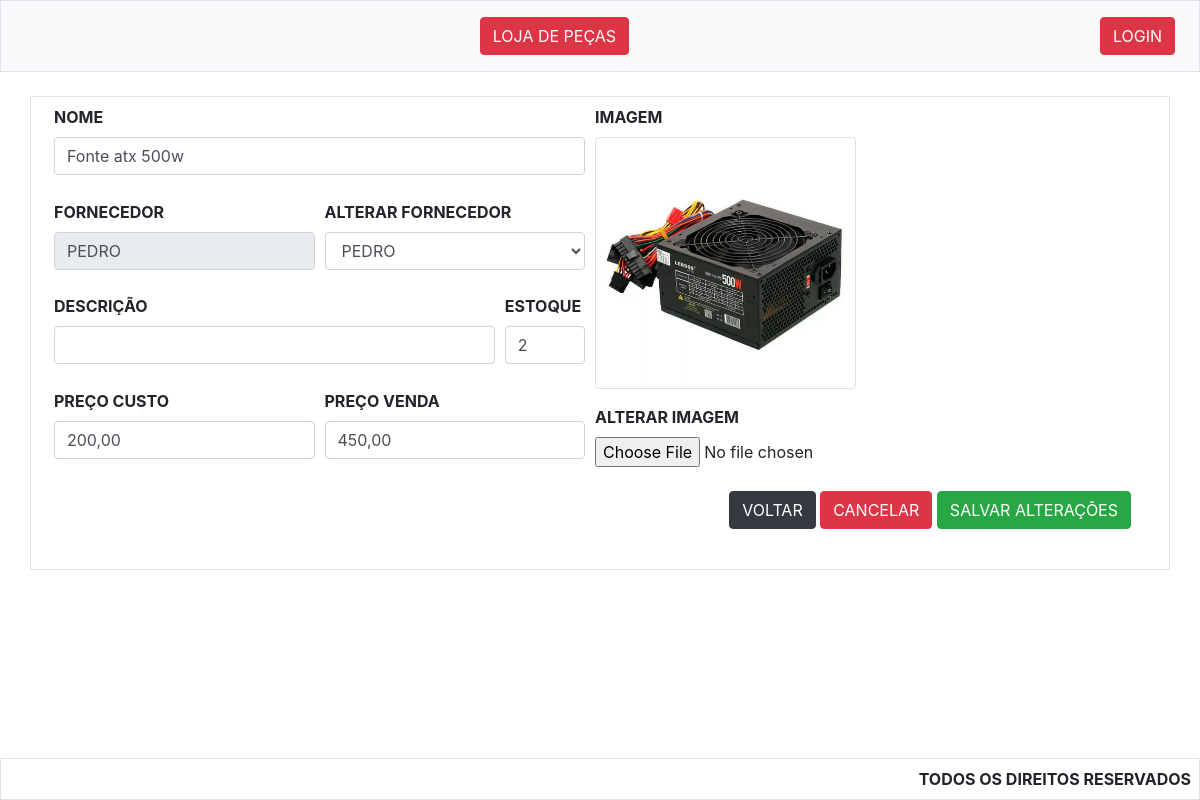
The app's page /piece.php?piece=22 with its own data.
### tables this page shows
CREATE TABLE `table_peca` (
  `id_peca` int(11) NOT NULL,
  `id_fornecedor` int(11) NOT NULL,
  `nome_peca` varchar(255) NOT NULL,
  `descricao` varchar(255) DEFAULT NULL,
  `custo` decimal(10,2) NOT NULL,
  `preco` decimal(10,2) NOT NULL,
  `status` char(1) NOT NULL,
  `_codigo` varchar(255) DEFAULT NULL,
  `estoque` int(11) NOT NULL
);

CREATE TABLE `table_fornecedor` (
  `id_fornecedor` int(11) NOT NULL,
  `nome_fornecedor` varchar(255) NOT NULL
);

### config/_db.php (called while the page is built)
<?php
class Db
{
    protected static $connect = null;
    public static function init()
    {
        try {
            if (self::$connect == null) {
                self::$connect = new PDO(
                    "mysql:host=localhost;dbname=mathwork;",
                    "root",
                    "",
                    array(
                        PDO::MYSQL_ATTR_INIT_COMMAND => "SET NAMES utf8"
                    )
                );
            }
            return self::$connect;
        } catch (Exception $e) {
            die($e->getMessage());
        }
    }
}

### src/piece.php (the view, shortened to what this page needs)
<?php include_once("../include/_header.php"); ?>
<div class="container border p-2 mb-5">
    <div class="container">
        <div class="form-row">
            <div class="form-group col-md-12">
                <form id="form_put_peca">
                    <div class="form-row">
                        <div class="form-row col-md-6">
                            <?php $peca = Db::init()
                                ->query("SELECT table_peca.*, table_fornecedor.nome_fornecedor, table_fornecedor.id_fornecedor FROM table_peca
                                                INNER JOIN table_fornecedor ON table_fornecedor.id_fornecedor = table_peca.id_fornecedor
                                                WHERE
                                                    table_peca.id_peca = " . $_GET['piece'])
                                ->fetch(PDO::FETCH_ASSOC); ?>
                            <div class="form-group col-md-12">
                                <label for="nome"><strong>NOME</strong></label>
                                <input type="text" name="nome" value="<?php echo $peca['nome_peca']; ?>" id="nome" class="form-control">
                            </div>
                            <div class="form-group col-md-6">
                                <label for="nome"><strong>FORNECEDOR</strong></label>
                                <input type="text" disabled value="<?php echo $peca['nome_fornecedor']; ?>" class="form-control">
                            </div>
                            <div class="form-group col-md-6">
                                <label for="nome"><strong>ALTERAR FORNECEDOR</strong></label>
                                <select name="id_fornecedor" value="<?php echo $peca['nome_fornecedor']; ?>" id="id_fornecedor" class="form-control">
                                    <option value="<?php echo $peca['id_fornecedor']; ?>"><?php echo $peca['nome_fornecedor']; ?></option>
                                </select>
                            </div>
                            <div class="form-group col-md-10">
                                <label for="descricao"><strong>DESCRIÇÃO</strong></label>
                                <input type="text" name="descricao" value="<?php echo $peca['descricao']; ?>" id="descricao" class="form-control">
                            </div>
                            <div class="form-group col-md-2">
                                <label for="estoque"><strong>ESTOQUE</strong></label>
                                <input type="number" name="estoque" value="<?php echo $peca['estoque']; ?>" id="estoque" class="form-control">
                            </div>
                            <div class="form-group col-md-6">
                                <label for="custo"><strong>PREÇO CUSTO</strong></label>
                                <input type="text" name="custo" value="<?php echo $peca['custo']; ?>" id="custo" class="form-control mask_preco">
                            </div>
                            <div class="form-group col-md-6">
                                <label for="preco"><strong>PREÇO VENDA</strong></label>
                                <input type="text" name="preco" value="<?php echo $peca['preco']; ?>" id="preco" class="form-control mask_preco">
                            </div>
                        </div>
                        <div class="form-row col-md-6">
                            <div class="form-group col-md-6">
                                <label><strong>IMAGEM</strong></label>
                                <img id="imagem_put_peca" src="../img/<?php echo $peca['_codigo']; ?>" class="img-thumbnail" alt="<?php echo $peca['nome_peca']; ?>">
                            </div>
                            <div class="form-group col-md-12">
                                <label for="imagem"><strong>ALTERAR IMAGEM</strong></label>
                                <input type="file" name="imagem" id="imagem" class="form-control-file">
                            </div>
                        </div>
                    </div>
                    <div class="form-group col-md-12 mt-2 text-right">
                        <a href="company.php" class="btn btn-dark">VOLTAR</a>
                        <button class="btn btn-danger" type="reset">CANCELAR</button>
                        <button class="btn btn-success" type="submit">SALVAR ALTERAÇÕES</button>
                    </div>
                </form>
            </div>
        </div>
    </div>
</div>
<?php include_once("../include/_footer.php"); ?>

### css/index.css (style rules this page uses)
#imagem_put_peca { min-width: 100%; }

### records on screen
table_peca: nome "Fonte atx 500w", id_fornecedor.nome_fornecedor "PEDRO", id_fornecedor "PEDRO", estoque "2", custo "200,00", preco "450,00", _codigo (picture)
